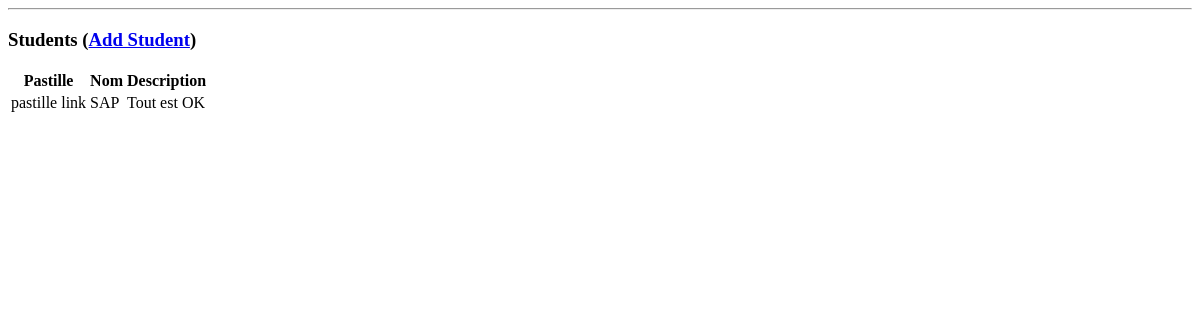
Before: / with the older database file.
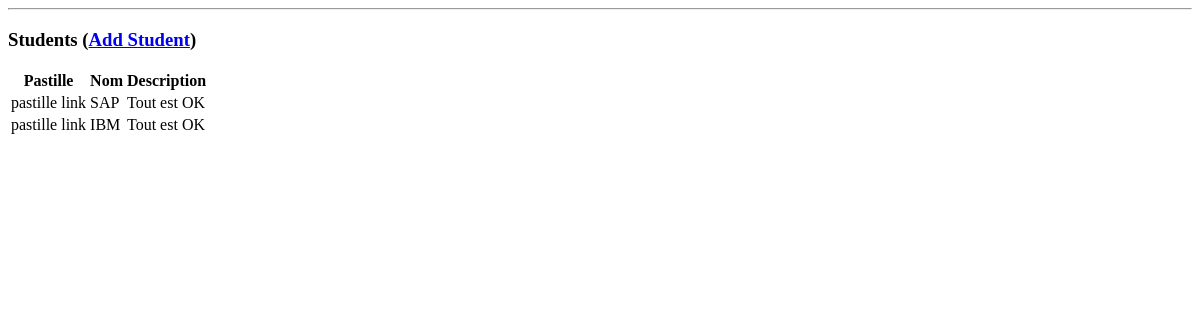
After: the same page with the newer database file.
### app.py (models this page shows)
class Webapp(db.Model):
    id = db.Column(db.Integer, primary_key=True)
    nom = db.Column(db.String, unique=True)
    pastille = db.Column(db.String)
    description = db.Column(db.String)

### app.py (the view)
@app.route("/")
def show_all():
   return render_template('webapp/list_user.html', Webapp=Webapp.query.all())

### templates/webapp/list_user.html (shortened to what this page needs)
<!DOCTYPE html>
<html lang="en">
<head>
</head>
<body>
</body>
</html><!DOCTYPE html>
<html lang="en">
<head></head>
<body>
	<hr />
	<h3>Students (<a href="{{ url_for('webapp_create') }}">Add Student</a>)</h3>
	<table>
		<thead>
			<tr>
				<th>Pastille</th>
				<th>Nom</th>
				<th>Description</th>
			</tr>
		</thead>
		<tbody>
			{% for Webapp in Webapp %}
			<tr>
				<td>{{ Webapp.pastille }}</td>
				<td>{{ Webapp.nom }}</td>
				<td>{{ Webapp.description }}</td>
			</tr>
			{% endfor %}
		</tbody>
	</table>
</body>
</html>

Changed rows visible on the page:
added Webapp: pastille "pastille link", nom "IBM", description "Tout est OK"
